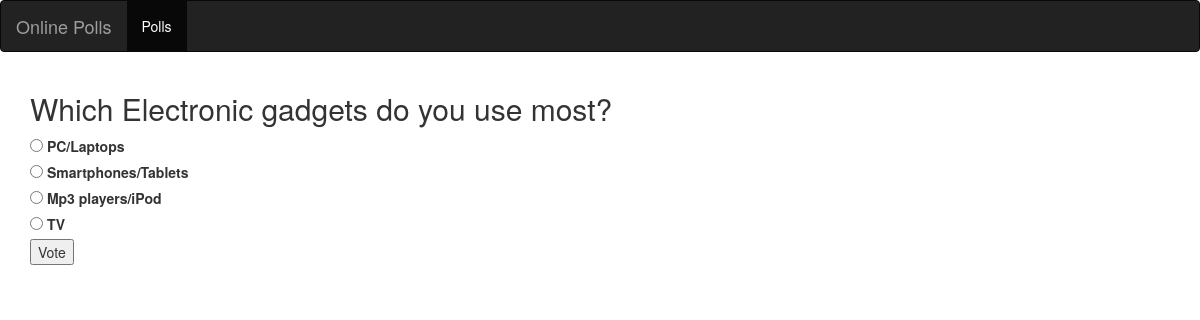
The page /polls/10/ on the database its author committed.
### polls/models.py (models this page shows, shortened)
@python_2_unicode_compatible  #for python 2 support
class Question(models.Model):
	question_text = models.CharField(max_length=200)
	pub_date = models.DateTimeField('Date Published')
	category = models.CharField(max_length=50,null=True)

@python_2_unicode_compatible  #for python 2 support
class Choice(models.Model):
	question = models.ForeignKey(Question,
								on_delete=models.CASCADE)
	choice_text = models.CharField(max_length=200)
	votes = models.IntegerField(default=0)

### polls/views.py (the view)
# urls.py: url(r'^(?P<pk>[0-9]+)/$', views.DetailView.as_view(), name='detail'),
class DetailView(generic.DetailView):
	model = Question
	template_name = 'polls/detail.html'

### polls/templates/polls/detail.html (shortened to what this page needs)
<!DOCTYPE html>
<html lang="en">
<head>
  <link rel="stylesheet" href="http://maxcdn.bootstrapcdn.com/bootstrap/3.3.4/css/bootstrap.min.css">
</head>
<body>
 <nav class="navbar navbar-inverse">
        <div class="container-fluid">
            <div class="navbar-header">
                <a href="" class="navbar-brand">Online Polls</a>
            </div>
            <div>
                <ul class="nav navbar-nav">
                    <li class="active"><a href="{% url 'polls:index' %}">Polls</a></li>
                </ul>
            </div>
        </div>
  </nav>
<div class="container">
<h2>{{ question.question_text }}</h2>
<form action="{% url 'polls:vote' question.id %}" method="post">
{% for choice in question.choice_set.all %}
	<input type="radio" name="choice" id="choice {{ forloop.counter }}" value="{{ choice.id }}" />
	<label for="choice{{ forloop.counter }}">{{ choice.choice_text }}</label><br/>
	{% endfor %}
	<input type="submit" value="Vote" />
</form>
</div>
</body>

### rows shown on the page
Question: question_text "Which Electronic gadgets do you use most?"
Choice: choice_text "PC/Laptops"
Choice: choice_text "Smartphones/Tablets"
Choice: choice_text "Mp3 players/iPod"
Choice: choice_text "TV"
